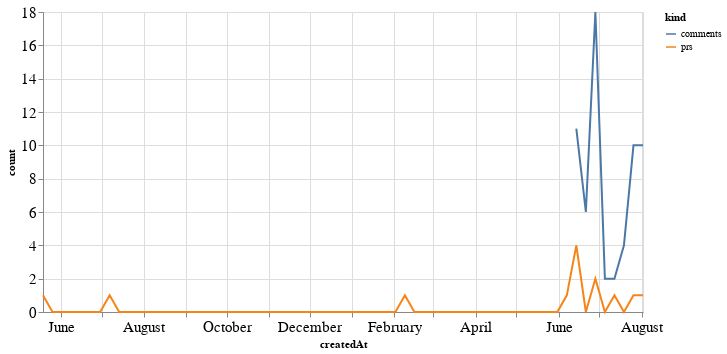

The code cell stored with this chart in its notebook:
### Code cell
alt.Chart(total_time, width=600).mark_line().encode(
    x='createdAt',
    y='count',
    color='kind'
)

### Figure 1 — Vega-Lite specification as saved in the notebook (floating-point values rounded to 4 significant figures)
{"config": {"axisLeft": {"labelFontSize": 15}, "axisBottom": {"labelFontSize": 15}}, "data": {"name": "data-14b45c6627639511fd61bd5267258ef8"}, "mark": "line", "encoding": {"color": {"type": "nominal", "field": "kind"}, "x": {"type": "temporal", "field": "createdAt"}, "y": {"type": "quantitative", "field": "count"}}, "width": 600, "$schema": "https://vega.github.io/schema/vega-lite/v4.8.1.json", "datasets": {"data-14b45c6627639511fd61bd5267258ef8": [{"createdAt": "2019-05-19T00:00:00", "kind": "prs", "count": 1.0}, {"createdAt": "2019-05-26T00:00:00", "kind": "prs", "count": 0.0}, {"createdAt": "2019-06-02T00:00:00", "kind": "prs", "count": 0.0}, {"createdAt": "2019-06-09T00:00:00", "kind": "prs", "count": 0.0}, {"createdAt": "2019-06-16T00:00:00", "kind": "prs", "count": 0.0}, {"createdAt": "2019-06-23T00:00:00", "kind": "prs", "count": 0.0}, {"createdAt": "2019-06-30T00:00:00", "kind": "prs", "count": 0.0}, {"createdAt": "2019-07-07T00:00:00", "kind": "prs", "count": 1.0}, {"createdAt": "2019-07-14T00:00:00", "kind": "prs", "count": 0.0}, {"createdAt": "2019-07-21T00:00:00", "kind": "prs", "count": 0.0}, {"createdAt": "2019-07-28T00:00:00", "kind": "prs", "count": 0.0}, {"createdAt": "2019-08-04T00:00:00", "kind": "prs", "count": 0.0}, {"createdAt": "2019-08-11T00:00:00", "kind": "prs", "count": 0.0}, {"createdAt": "2019-08-18T00:00:00", "kind": "prs", "count": 0.0}, {"createdAt": "2019-08-25T00:00:00", "kind": "prs", "count": 0.0}, {"createdAt": "2019-09-01T00:00:00", "kind": "prs", "count": 0.0}, {"createdAt": "2019-09-08T00:00:00", "kind": "prs", "count": 0.0}, {"createdAt": "2019-09-15T00:00:00", "kind": "prs", "count": 0.0}, {"createdAt": "2019-09-22T00:00:00", "kind": "prs", "count": 0.0}, {"createdAt": "2019-09-29T00:00:00", "kind": "prs", "count": 0.0}, {"createdAt": "2019-10-06T00:00:00", "kind": "prs", "count": 0.0}, {"createdAt": "2019-10-13T00:00:00", "kind": "prs", "count": 0.0}, {"createdAt": "2019-10-20T00:00:00", "kind": "prs", "count": 0.0}, {"createdAt": "2019-10-27T00:00:00", "kind": "prs", "count": 0.0}, {"createdAt": "2019-11-03T00:00:00", "kind": "prs", "count": 0.0}, {"createdAt": "2019-11-10T00:00:00", "kind": "prs", "count": 0.0}, {"createdAt": "2019-11-17T00:00:00", "kind": "prs", "count": 0.0}, {"createdAt": "2019-11-24T00:00:00", "kind": "prs", "count": 0.0}, {"createdAt": "2019-12-01T00:00:00", "kind": "prs", "count": 0.0}, {"createdAt": "2019-12-08T00:00:00", "kind": "prs", "count": 0.0}, {"createdAt": "2019-12-15T00:00:00", "kind": "prs", "count": 0.0}, {"createdAt": "2019-12-22T00:00:00", "kind": "prs", "count": 0.0}, {"createdAt": "2019-12-29T00:00:00", "kind": "prs", "count": 0.0}, {"createdAt": "2020-01-05T00:00:00", "kind": "prs", "count": 0.0}, {"createdAt": "2020-01-12T00:00:00", "kind": "prs", "count": 0.0}, {"createdAt": "2020-01-19T00:00:00", "kind": "prs", "count": 0.0}, {"createdAt": "2020-01-26T00:00:00", "kind": "prs", "count": 0.0}, {"createdAt": "2020-02-02T00:00:00", "kind": "prs", "count": 0.0}, {"createdAt": "2020-02-09T00:00:00", "kind": "prs", "count": 1.0}, {"createdAt": "2020-02-16T00:00:00", "kind": "prs", "count": 0.0}, {"createdAt": "2020-02-23T00:00:00", "kind": "prs", "count": 0.0}, {"createdAt": "2020-03-01T00:00:00", "kind": "prs", "count": 0.0}, {"createdAt": "2020-03-08T00:00:00", "kind": "prs", "count": 0.0}, {"createdAt": "2020-03-15T00:00:00", "kind": "prs", "count": 0.0}, {"createdAt": "2020-03-22T00:00:00", "kind": "prs", "count": 0.0}, {"createdAt": "2020-03-29T00:00:00", "kind": "prs", "count": 0.0}, {"createdAt": "2020-04-05T00:00:00", "kind": "prs", "count": 0.0}, {"createdAt": "2020-04-12T00:00:00", "kind": "prs", "count": 0.0}, {"createdAt": "2020-04-19T00:00:00", "kind": "prs", "count": 0.0}, {"createdAt": "2020-04-26T00:00:00", "kind": "prs", "count": 0.0}, {"createdAt": "2020-05-03T00:00:00", "kind": "prs", "count": 0.0}, {"createdAt": "2020-05-10T00:00:00", "kind": "prs", "count": 0.0}, {"createdAt": "2020-05-17T00:00:00", "kind": "prs", "count": 0.0}, {"createdAt": "2020-05-24T00:00:00", "kind": "prs", "count": 0.0}, {"createdAt": "2020-05-31T00:00:00", "kind": "prs", "count": 0.0}, {"createdAt": "2020-06-07T00:00:00", "kind": "prs", "count": 1.0}, {"createdAt": "2020-06-14T00:00:00", "kind": "prs", "count": 4.0}, {"createdAt": "2020-06-21T00:00:00", "kind": "prs", "count": 0.0}, {"createdAt": "2020-06-28T00:00:00", "kind": "prs", "count": 2.0}, {"createdAt": "2020-07-05T00:00:00", "kind": "prs", "count": 0.0}, {"createdAt": "2020-07-12T00:00:00", "kind": "prs", "count": 1.0}, {"createdAt": "2020-07-19T00:00:00", "kind": "prs", "count": 0.0}, {"createdAt": "2020-07-26T00:00:00", "kind": "prs", "count": 1.0}, {"createdAt": "2020-08-02T00:00:00", "kind": "prs", "count": 1.0}, {"createdAt": "2019-05-19T00:00:00", "kind": "comments", "count": null}, {"createdAt": "2019-05-26T00:00:00", "kind": "comments", "count": null}, {"createdAt": "2019-06-02T00:00:00", "kind": "comments", "count": null}, {"createdAt": "2019-06-09T00:00:00", "kind": "comments", "count": null}, {"createdAt": "2019-06-16T00:00:00", "kind": "comments", "count": null}, {"createdAt": "2019-06-23T00:00:00", "kind": "comments", "count": null}, {"createdAt": "2019-06-30T00:00:00", "kind": "comments", "count": null}, {"createdAt": "2019-07-07T00:00:00", "kind": "comments", "count": null}, {"createdAt": "2019-07-14T00:00:00", "kind": "comments", "count": null}, {"createdAt": "2019-07-21T00:00:00", "kind": "comments", "count": null}, {"createdAt": "2019-07-28T00:00:00", "kind": "comments", "count": null}, {"createdAt": "2019-08-04T00:00:00", "kind": "comments", "count": null}, {"createdAt": "2019-08-11T00:00:00", "kind": "comments", "count": null}, {"createdAt": "2019-08-18T00:00:00", "kind": "comments", "count": null}, {"createdAt": "2019-08-25T00:00:00", "kind": "comments", "count": null}, {"createdAt": "2019-09-01T00:00:00", "kind": "comments", "count": null}, {"createdAt": "2019-09-08T00:00:00", "kind": "comments", "count": null}, {"createdAt": "2019-09-15T00:00:00", "kind": "comments", "count": null}, {"createdAt": "2019-09-22T00:00:00", "kind": "comments", "count": null}, {"createdAt": "2019-09-29T00:00:00", "kind": "comments", "count": null}, {"createdAt": "2019-10-06T00:00:00", "kind": "comments", "count": null}, {"createdAt": "2019-10-13T00:00:00", "kind": "comments", "count": null}, {"createdAt": "2019-10-20T00:00:00", "kind": "comments", "count": null}, {"createdAt": "2019-10-27T00:00:00", "kind": "comments", "count": null}, {"createdAt": "2019-11-03T00:00:00", "kind": "comments", "count": null}, {"createdAt": "2019-11-10T00:00:00", "kind": "comments", "count": null}, {"createdAt": "2019-11-17T00:00:00", "kind": "comments", "count": null}, {"createdAt": "2019-11-24T00:00:00", "kind": "comments", "count": null}, {"createdAt": "2019-12-01T00:00:00", "kind": "comments", "count": null}, {"createdAt": "2019-12-08T00:00:00", "kind": "comments", "count": null}, {"createdAt": "2019-12-15T00:00:00", "kind": "comments", "count": null}, {"createdAt": "2019-12-22T00:00:00", "kind": "comments", "count": null}, {"createdAt": "2019-12-29T00:00:00", "kind": "comments", "count": null}, {"createdAt": "2020-01-05T00:00:00", "kind": "comments", "count": null}, {"createdAt": "2020-01-12T00:00:00", "kind": "comments", "count": null}, {"createdAt": "2020-01-19T00:00:00", "kind": "comments", "count": null}, {"createdAt": "2020-01-26T00:00:00", "kind": "comments", "count": null}, {"createdAt": "2020-02-02T00:00:00", "kind": "comments", "count": null}, {"createdAt": "2020-02-09T00:00:00", "kind": "comments", "count": null}, {"createdAt": "2020-02-16T00:00:00", "kind": "comments", "count": null}, {"createdAt": "2020-02-23T00:00:00", "kind": "comments", "count": null}, {"createdAt": "2020-03-01T00:00:00", "kind": "comments", "count": null}, {"createdAt": "2020-03-08T00:00:00", "kind": "comments", "count": null}, {"createdAt": "2020-03-15T00:00:00", "kind": "comments", "count": null}, {"createdAt": "2020-03-22T00:00:00", "kind": "comments", "count": null}, {"createdAt": "2020-03-29T00:00:00", "kind": "comments", "count": null}, {"createdAt": "2020-04-05T00:00:00", "kind": "comments", "count": null}, {"createdAt": "2020-04-12T00:00:00", "kind": "comments", "count": null}, {"createdAt": "2020-04-19T00:00:00", "kind": "comments", "count": null}, {"createdAt": "2020-04-26T00:00:00", "kind": "comments", "count": null}, {"createdAt": "2020-05-03T00:00:00", "kind": "comments", "count": null}, {"createdAt": "2020-05-10T00:00:00", "kind": "comments", "count": null}, {"createdAt": "2020-05-17T00:00:00", "kind": "comments", "count": null}, {"createdAt": "2020-05-24T00:00:00", "kind": "comments", "count": null}, {"createdAt": "2020-05-31T00:00:00", "kind": "comments", "count": null}, {"createdAt": "2020-06-07T00:00:00", "kind": "comments", "count": null}, {"createdAt": "2020-06-14T00:00:00", "kind": "comments", "count": 11.0}, {"createdAt": "2020-06-21T00:00:00", "kind": "comments", "count": 6.0}, {"createdAt": "2020-06-28T00:00:00", "kind": "comments", "count": 18.0}, {"createdAt": "2020-07-05T00:00:00", "kind": "comments", "count": 2.0}, {"createdAt": "2020-07-12T00:00:00", "kind": "comments", "count": 2.0}, {"createdAt": "2020-07-19T00:00:00", "kind": "comments", "count": 4.0}, {"createdAt": "2020-07-26T00:00:00", "kind": "comments", "count": 10.0}, {"createdAt": "2020-08-02T00:00:00", "kind": "comments", "count": 10.0}]}}
